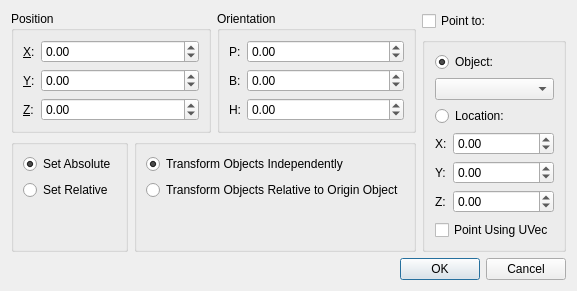
<?xml version="1.0" encoding="UTF-8"?>
<ui version="4.0">
 <class>fso::fred::dialogs::ObjectOrientEditorDialog</class>
 <widget class="QDialog" name="fso::fred::dialogs::ObjectOrientEditorDialog">
  <property name="windowModality">
   <enum>Qt::WindowModal</enum>
  </property>
  <property name="enabled">
   <bool>true</bool>
  </property>
  <property name="geometry">
   <rect>
    <x>0</x>
    <y>0</y>
    <width>515</width>
    <height>272</height>
   </rect>
  </property>
  <property name="windowTitle">
   <string>Object Orientation Editor</string>
  </property>
  <property name="modal">
   <bool>true</bool>
  </property>
  <layout class="QVBoxLayout" name="verticalLayout">
   <property name="sizeConstraint">
    <enum>QLayout::SetFixedSize</enum>
   </property>
   <item>
    <layout class="QHBoxLayout" name="mainDialogLayout">
     <item>
      <layout class="QVBoxLayout" name="leftSideLayout">
       <item>
        <layout class="QHBoxLayout" name="positionOrientationLayout">
         <item>
          <widget class="QGroupBox" name="positionGroupBox">
           <property name="minimumSize">
            <size>
             <width>0</width>
             <height>0</height>
            </size>
           </property>
           <property name="title">
            <string>Position</string>
           </property>
           <layout class="QFormLayout" name="formLayout">
            <item row="0" column="0">
             <widget class="QLabel" name="labelPositionX">
              <property name="text">
               <string>&amp;X:</string>
              </property>
              <property name="buddy">
               <cstring>positionXSpinBox</cstring>
              </property>
             </widget>
            </item>
            <item row="0" column="1">
             <widget class="QDoubleSpinBox" name="positionXSpinBox">
              <property name="decimals">
               <number>2</number>
              </property>
              <property name="minimum">
               <double>-16777215.000000000000000</double>
              </property>
              <property name="maximum">
               <double>16777215.000000000000000</double>
              </property>
             </widget>
            </item>
            <item row="1" column="0">
             <widget class="QLabel" name="labelPositionY">
              <property name="text">
               <string>&amp;Y:</string>
              </property>
              <property name="buddy">
               <cstring>positionYSpinBox</cstring>
              </property>
             </widget>
            </item>
            <item row="1" column="1">
             <widget class="QDoubleSpinBox" name="positionYSpinBox">
              <property name="decimals">
               <number>2</number>
              </property>
              <property name="minimum">
               <double>-16777215.000000000000000</double>
              </property>
              <property name="maximum">
               <double>16777215.000000000000000</double>
              </property>
              <property name="value">
               <double>0.000000000000000</double>
              </property>
             </widget>
            </item>
            <item row="2" column="0">
             <widget class="QLabel" name="labelPositionZ">
              <property name="text">
               <string>&amp;Z:</string>
              </property>
              <property name="buddy">
               <cstring>positionZSpinBox</cstring>
              </property>
             </widget>
            </item>
            <item row="2" column="1">
             <widget class="QDoubleSpinBox" name="positionZSpinBox">
              <property name="decimals">
               <number>2</number>
              </property>
              <property name="minimum">
               <double>-9999.000000000000000</double>
              </property>
              <property name="maximum">
               <double>9999.000000000000000</double>
              </property>
             </widget>
            </item>
           </layout>
          </widget>
         </item>
         <item>
          <widget class="QGroupBox" name="orientationGroupBox">
           <property name="title">
            <string>Orientation</string>
           </property>
           <layout class="QFormLayout" name="formLayout_2">
            <item row="0" column="0">
             <widget class="QLabel" name="labelOrientationP">
              <property name="text">
               <string>P:</string>
              </property>
             </widget>
            </item>
            <item row="1" column="0">
             <widget class="QLabel" name="labelOrientationB">
              <property name="text">
               <string>B:</string>
              </property>
             </widget>
            </item>
            <item row="0" column="1">
             <widget class="QDoubleSpinBox" name="orientationPSpinBox">
              <property name="minimum">
               <double>-16777215.000000000000000</double>
              </property>
              <property name="maximum">
               <double>16777215.000000000000000</double>
              </property>
             </widget>
            </item>
            <item row="1" column="1">
             <widget class="QDoubleSpinBox" name="orientationBSpinBox">
              <property name="minimum">
               <double>-16777215.000000000000000</double>
              </property>
              <property name="maximum">
               <double>16777215.000000000000000</double>
              </property>
             </widget>
            </item>
            <item row="2" column="0">
             <widget class="QLabel" name="labelOrientationH">
              <property name="text">
               <string>H:</string>
              </property>
             </widget>
            </item>
            <item row="2" column="1">
             <widget class="QDoubleSpinBox" name="orientationHSpinBox">
              <property name="minimum">
               <double>-16777215.000000000000000</double>
              </property>
              <property name="maximum">
               <double>16777215.000000000000000</double>
              </property>
             </widget>
            </item>
           </layout>
          </widget>
         </item>
        </layout>
       </item>
       <item>
        <layout class="QHBoxLayout" name="radioButtonsLayout">
         <item>
          <widget class="QGroupBox" name="setSettingGroupBox">
           <layout class="QVBoxLayout" name="setVerticalLayout">
            <item>
             <widget class="QRadioButton" name="setAbsoluteRadioButton">
              <property name="text">
               <string>Set Absolute</string>
              </property>
              <property name="checked">
               <bool>true</bool>
              </property>
             </widget>
            </item>
            <item>
             <widget class="QRadioButton" name="setRelativeRadioButton">
              <property name="text">
               <string>Set Relative</string>
              </property>
             </widget>
            </item>
            <item>
             <spacer name="setVerticalSpacer">
              <property name="orientation">
               <enum>Qt::Vertical</enum>
              </property>
              <property name="sizeHint" stdset="0">
               <size>
                <width>20</width>
                <height>40</height>
               </size>
              </property>
             </spacer>
            </item>
           </layout>
          </widget>
         </item>
         <item>
          <widget class="QGroupBox" name="transformSettingsGroupBox">
           <layout class="QVBoxLayout" name="transformVerticalLayout">
            <item>
             <widget class="QRadioButton" name="transformIndependantlyRadioButton">
              <property name="text">
               <string>Transform Objects Independently</string>
              </property>
              <property name="checked">
               <bool>true</bool>
              </property>
             </widget>
            </item>
            <item>
             <widget class="QRadioButton" name="transformRelativelyRadioButton">
              <property name="text">
               <string>Transform Objects Relative to Origin Object</string>
              </property>
             </widget>
            </item>
            <item>
             <spacer name="transformVerticalSpacer">
              <property name="orientation">
               <enum>Qt::Vertical</enum>
              </property>
              <property name="sizeHint" stdset="0">
               <size>
                <width>20</width>
                <height>40</height>
               </size>
              </property>
             </spacer>
            </item>
           </layout>
          </widget>
         </item>
        </layout>
       </item>
      </layout>
     </item>
     <item>
      <layout class="QVBoxLayout" name="rightSideLayout">
       <item>
        <widget class="QCheckBox" name="pointToCheckBox">
         <property name="text">
          <string>Point to:</string>
         </property>
        </widget>
       </item>
       <item>
        <widget class="QGroupBox" name="pointToGroupBox">
         <layout class="QVBoxLayout" name="pointToSelectionLayout">
          <property name="leftMargin">
           <number>10</number>
          </property>
          <item>
           <widget class="QRadioButton" name="objectRadioButton">
            <property name="text">
             <string>Object:</string>
            </property>
            <property name="checked">
             <bool>true</bool>
            </property>
           </widget>
          </item>
          <item>
           <widget class="QComboBox" name="objectComboBox"/>
          </item>
          <item>
           <widget class="QRadioButton" name="locationRadioButton">
            <property name="text">
             <string>Location:</string>
            </property>
           </widget>
          </item>
          <item>
           <layout class="QFormLayout" name="locationFormLayout">
            <item row="0" column="0">
             <widget class="QLabel" name="labelLocationX">
              <property name="text">
               <string>X:</string>
              </property>
             </widget>
            </item>
            <item row="0" column="1">
             <widget class="QDoubleSpinBox" name="locationXSpinBox">
              <property name="decimals">
               <number>2</number>
              </property>
              <property name="minimum">
               <double>-16777215.000000000000000</double>
              </property>
              <property name="maximum">
               <double>16777215.000000000000000</double>
              </property>
             </widget>
            </item>
            <item row="1" column="0">
             <widget class="QLabel" name="labelLocationY">
              <property name="text">
               <string>Y:</string>
              </property>
             </widget>
            </item>
            <item row="1" column="1">
             <widget class="QDoubleSpinBox" name="locationYSpinBox">
              <property name="decimals">
               <number>2</number>
              </property>
              <property name="minimum">
               <double>-16777215.000000000000000</double>
              </property>
              <property name="maximum">
               <double>16777215.000000000000000</double>
              </property>
             </widget>
            </item>
            <item row="2" column="0">
             <widget class="QLabel" name="labelLocationZ">
              <property name="text">
               <string>Z:</string>
              </property>
             </widget>
            </item>
            <item row="2" column="1">
             <widget class="QDoubleSpinBox" name="locationZSpinBox">
              <property name="decimals">
               <number>2</number>
              </property>
              <property name="minimum">
               <double>-16777215.000000000000000</double>
              </property>
              <property name="maximum">
               <double>16777215.000000000000000</double>
              </property>
             </widget>
            </item>
           </layout>
          </item>
          <item>
           <widget class="QCheckBox" name="pointUsingUvecCheckBox">
            <property name="text">
             <string>Point Using UVec</string>
            </property>
           </widget>
          </item>
         </layout>
        </widget>
       </item>
      </layout>
     </item>
    </layout>
   </item>
   <item>
    <widget class="QDialogButtonBox" name="okAndCancelButtons">
     <property name="orientation">
      <enum>Qt::Horizontal</enum>
     </property>
     <property name="standardButtons">
      <set>QDialogButtonBox::Cancel|QDialogButtonBox::Ok</set>
     </property>
     <property name="centerButtons">
      <bool>false</bool>
     </property>
    </widget>
   </item>
  </layout>
 </widget>
 <resources/>
 <connections/>
</ui>
